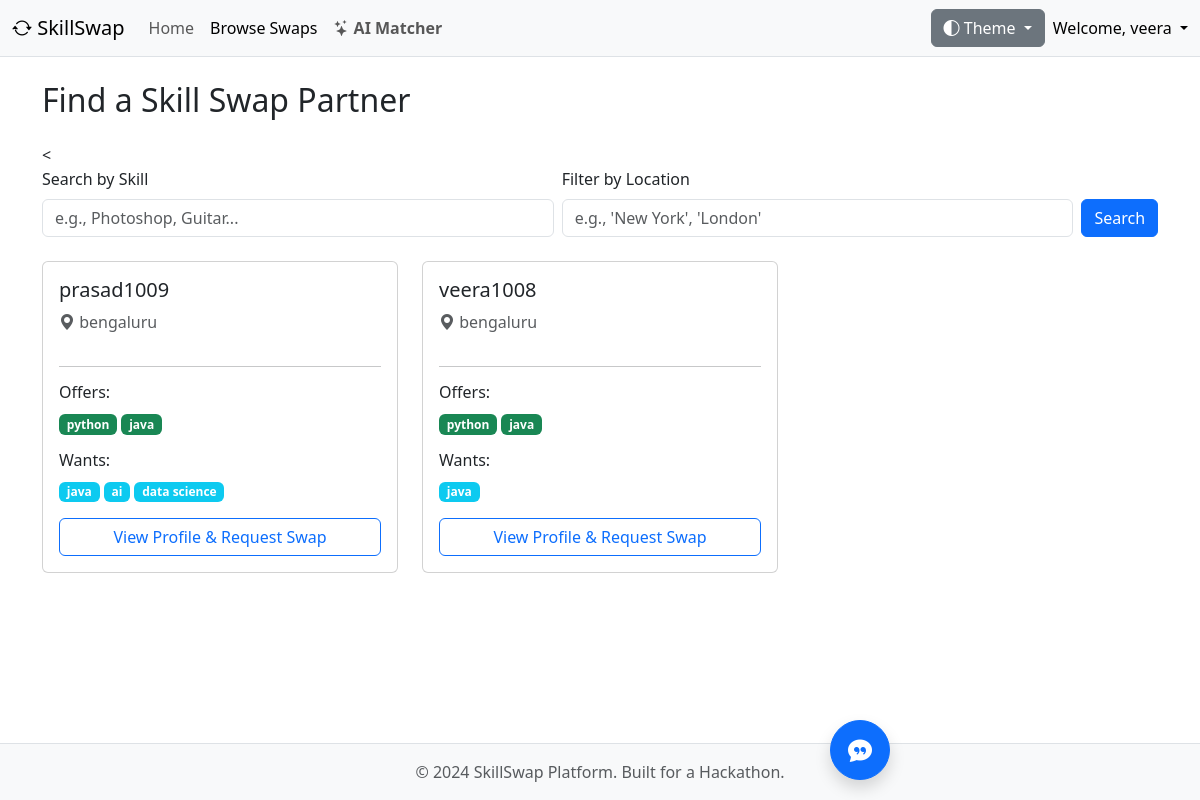
/browse/ (signed in), run on the app's committed database.
### core/models.py (models this page shows, shortened)
class Profile(models.Model):
    user = models.OneToOneField(User, on_delete=models.CASCADE)
    location = models.CharField(max_length=255, blank=True, null=True)
    profile_photo = models.ImageField(upload_to='profile_photos/', blank=True, null=True)
    availability = models.CharField(max_length=255, blank=True, null=True, help_text="e.g., 'Weekends', 'Evenings after 7 PM'")
    is_public = models.BooleanField(default=True)
    skills_offered = models.ManyToManyField(
        Skill,
        through=UserSkill,  # Use our new model to manage the relationship
        related_name='offered_by',
        blank=True
    )
    skills_wanted = models.ManyToManyField(Skill, related_name='wanted_by', blank=True)

class Skill(models.Model):
    name = models.CharField(max_length=100, unique=True)

### core/views.py (the view)
# urls.py: path('browse/', views.browse_users, name='browse_users'),
@login_required
def browse_users(request):
    skill_query = request.GET.get('q', '')
    location_query = request.GET.get('location', '') # Get location from URL
    profiles = Profile.objects.filter(is_public=True).exclude(user=request.user)
    if skill_query:
        profiles = profiles.filter(skills_offered__name__icontains=skill_query).distinct()
    if location_query:
        profiles = profiles.filter(location__icontains=location_query) # Add location filter
    context = {
        'profiles': profiles,
        'search_query': skill_query,
        'location_query': location_query # Pass location back to template
    }
    return render(request, 'browse_users.html', context)

### core/templates/browse_users.html (shortened to what this page needs)
{% extends "base.html" %}
{% block content %}
<h2 class="mb-4">Find a Skill Swap Partner</h2>
<<form method="get" class="mb-4">
    <div class="row g-2 align-items-end">
        <div class="col-md">
            <label for="skillSearch" class="form-label">Search by Skill</label>
            <input type="text" id="skillSearch" name="q" class="form-control" placeholder="e.g., Photoshop, Guitar..." value="{{ search_query }}">
        </div>
        <div class="col-md">
            <label for="locationSearch" class="form-label">Filter by Location</label>
            <input type="text" id="locationSearch" name="location" class="form-control" placeholder="e.g., 'New York', 'London'" value="{{ location_query }}">
        </div>
        <div class="col-md-auto">
            <button class="btn btn-primary w-100" type="submit">Search</button>
        </div>
    </div>
</form>
<div class="row">
    {% for profile in profiles %}
    <div class="col-md-6 col-lg-4 mb-4">
        <div class="card h-100">
            <div class="card-body d-flex flex-column">
                <h5 class="card-title">{{ profile.user.username }}</h5>
                <p class="card-text text-muted"><i class="bi bi-geo-alt-fill"></i> {{ profile.location|default:"Not specified" }}</p>
                <hr>
                <h6>Offers:</h6>
                <p>
                    {% for skill in profile.skills_offered.all %}
                        <span class="badge bg-success">{{ skill.name }}</span>
                    {% empty %}
                        <span class="badge bg-secondary">No skills offered</span>
                    {% endfor %}
                </p>
                <h6>Wants:</h6>
                <p>
                    {% for skill in profile.skills_wanted.all %}
                        <span class="badge bg-info">{{ skill.name }}</span>
                    {% empty %}
                        <span class="badge bg-secondary">No skills wanted</span>
                    {% endfor %}
                </p>
                <div class="mt-auto">
                    <a href="{% url 'user_public_profile' profile.user.id %}" class="btn btn-outline-primary w-100">View Profile & Request Swap</a>
                </div>
            </div>
        </div>
    </div>
    {% empty %}
    <div class="col">
        <p>No users found matching your criteria. Try a different search!</p>
    </div>
    {% endfor %}
</div>
{% endblock %}

### core/templates/base.html (shortened to what this page needs)
<!doctype html>
<html lang="en" data-bs-theme="auto">
  <head>
    <link href="https://cdn.jsdelivr.net/npm/bootstrap@5.3.2/dist/css/bootstrap.min.css" rel="stylesheet"
>
    <link rel="stylesheet" href="https://cdn.jsdelivr.net/npm/bootstrap-icons@1.11.1/font/bootstrap-icons.css">
  </head>
  <body>
    <nav class="navbar navbar-expand-lg bg-body-tertiary border-bottom">
      <div class="container-fluid">
        <a class="navbar-brand" href="{% url 'home' %}">
          <i class="bi bi-arrow-repeat"></i> SkillSwap
        </a>
        <div class="collapse navbar-collapse" id="navbarSupportedContent">
          <ul class="navbar-nav me-auto mb-2 mb-lg-0">
            <li class="nav-item">
              <a class="nav-link {% if request.resolver_match.url_name == 'home' %}active{% endif %}" href="{% url 'home' %}">Home</a>
            </li>
            <li class="nav-item">
              <a class="nav-link {% if request.resolver_match.url_name == 'browse_users' %}active{% endif %}" href="{% url 'browse_users' %}">Browse Swaps</a>
            </li>
            <li class="nav-item">
                <a class="nav-link fw-bold {% if request.resolver_match.url_name == 'ai_matchmaker' %}active{% endif %}" href="{% url 'ai_matchmaker' %}">
                    <i class="bi bi-stars"></i> AI Matcher
                </a>
            </li>
          </ul>
          <div class="d-flex align-items-center">
            <div class="dropdown me-2">
              <button class="btn btn-secondary dropdown-toggle" type="button" id="themeDropdown" data-bs-toggle="dropdown" aria-expanded="false">
                <i class="bi bi-circle-half"></i> Theme
              </button>
            </div>
            {% if user.is_authenticated %}
              <div class="dropdown">
                <a href="#" class="d-block link-body-emphasis text-decoration-none dropdown-toggle" data-bs-toggle="dropdown" aria-expanded="false">
                  Welcome, {{ user.username }}
                </a>
              </div>
            {% else %}
              <a href="{% url 'login' %}" class="btn btn-primary">Login</a>
              <a href="{% url 'signup' %}" class="btn btn-outline-secondary ms-2">Sign Up</a>
            {% endif %}
          </div>
        </div>
      </div>
    </nav>
    <main class="container mt-4 main-content">
      {% block content %}{% endblock %}
    </main>
    <footer class="footer mt-auto py-3 bg-body-tertiary border-top">
      <div class="container text-center">
        <span class="text-body-secondary">© 2024 SkillSwap Platform. Built for a Hackathon.</span>
      </div>
    </footer>
    {% if user.is_authenticated %}
    <div id="chatbot-container">
        <button id="chatbot-toggle-btn" class="btn btn-primary btn-lg rounded-circle shadow"><i class="bi bi-chat-quote-fill"></i></button>
    </div>
    {% endif %}
  </body>
</html>

### core/templates/base.html (style rules this page uses)
body { min-height: 100vh; display: flex; flex-direction: column; }
.main-content { flex: 1; }
#chatbot-container { position: fixed; bottom: 20px; right: 20px; z-index: 1050; }
#chatbot-toggle-btn { width: 60px; height: 60px; font-size: 1.5rem; }

### data on the page
Profile: user.username "prasad1009", location "bengaluru"
Skill: name "python"
Skill: name "java"
Skill: name "ai"
Skill: name "data science"
Profile: user.username "veera1008", location "bengaluru"

### other printed values
{{ user.username }} "veera"
